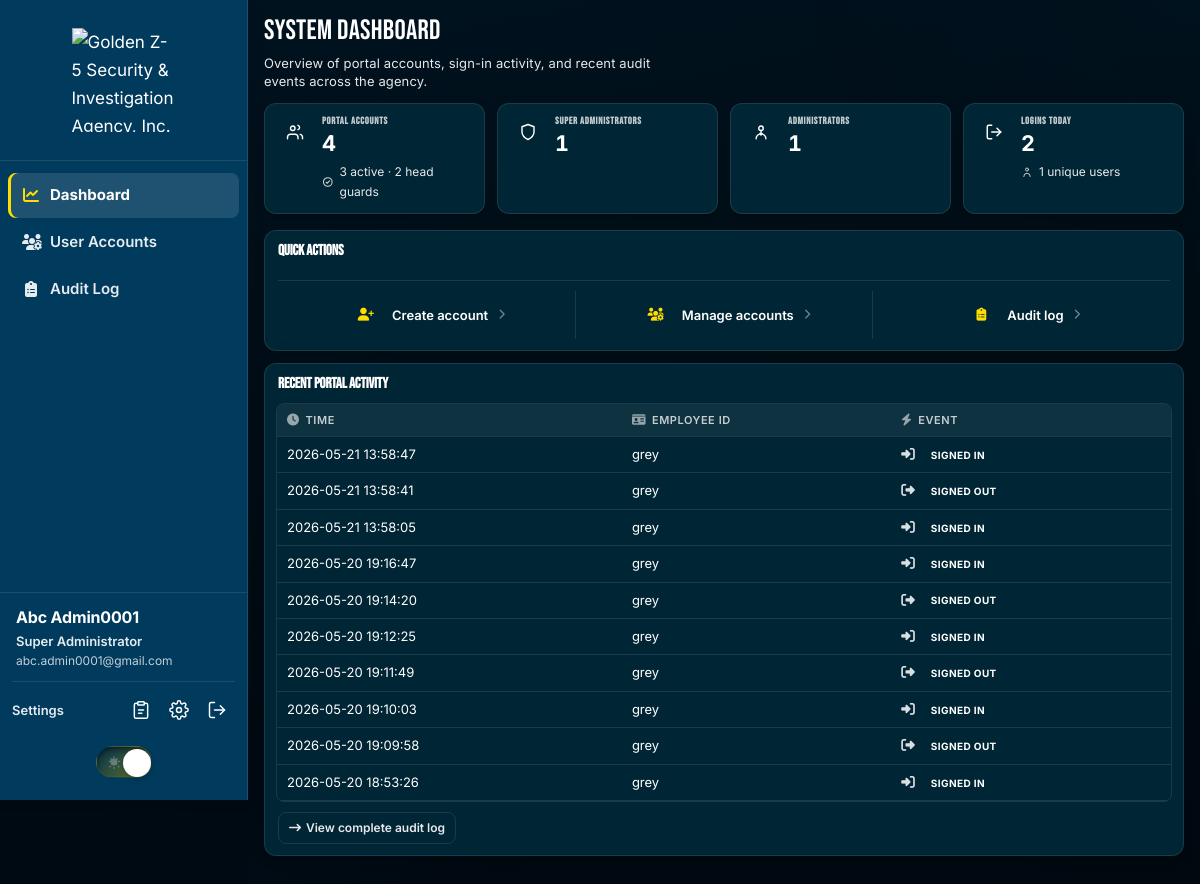
/superadmin/dashboard.php (signed in), run on the app's committed database.
### tables this page shows
CREATE TABLE `users` (
  `Company_ID` varchar(13) NOT NULL,
  `Email` varchar(255) NOT NULL,
  `password_hash` varchar(255) NOT NULL,
  `role_id` tinyint(3) UNSIGNED DEFAULT NULL,
  `role` tinyint(3) UNSIGNED NOT NULL DEFAULT 0 COMMENT '0=headguard,1=admin,2=superadmin',
  `is_active` tinyint(1) NOT NULL DEFAULT 1,
  `failed_login_attempts` tinyint(3) UNSIGNED NOT NULL DEFAULT 0,
  `locked_until` datetime DEFAULT NULL,
  `last_login_at` datetime DEFAULT NULL,
  `password_changed_at` datetime DEFAULT NULL,
  `created_at` timestamp NOT NULL DEFAULT current_timestamp(),
  `updated_at` timestamp NULL DEFAULT current_timestamp() ON UPDATE current_timestamp()
);

CREATE TABLE `recording` (
  `id` int(10) UNSIGNED NOT NULL,
  `Company_ID` varchar(13) DEFAULT NULL,
  `actor_company_id` varchar(13) DEFAULT NULL,
  `Designation` varchar(64) DEFAULT NULL,
  `Event` varchar(20) NOT NULL COMMENT 'LOGIN|LOGOUT',
  `event_detail` varchar(255) DEFAULT NULL,
  `Time_Of_Event` datetime NOT NULL
);

### superadmin/dashboard.php (the view, shortened to what the rows shown need)
<?php
require_once __DIR__ . '/../config/app.php';
require_once __DIR__ . '/../includes/superadmin_accountability.php';
$recentAudit = [];
$auditSql = recording_supports_audit_detail($conn)
    ? 'SELECT Company_ID, Designation, Event, event_detail, Time_Of_Event FROM recording ORDER BY Time_Of_Event DESC LIMIT 10'
    : 'SELECT Company_ID, Designation, Event, Time_Of_Event FROM recording ORDER BY Time_Of_Event DESC LIMIT 10';
$auditResult = $conn->query($auditSql);
if ($auditResult) {
    while ($r = $auditResult->fetch_assoc()) {
        $recentAudit[] = $r;
    }
}
?>
<!DOCTYPE html>
<html lang="en">
<head>
</head>
<body class="light-mode superadmin-portal">
<?php require __DIR__ . '/../includes/superadmin_sidebar.php'; ?>
    <main class="app-main" id="main-content">
        <div class="sa-dashboard">
            <header class="page-header sa-dashboard__hero">
                <h1 class="page-title">System Dashboard</h1>
            </header>
            <section class="card-panel sa-panel sa-panel--toolbar" aria-labelledby="sa-dashboard-quick-heading">
                <div class="sa-panel__head">
                    <h2 id="sa-dashboard-quick-heading" class="panel-title sa-panel__title">Quick actions</h2>
                </div>
            </section>
        <section class="card-panel sa-panel" aria-labelledby="sa-dashboard-activity-heading">
            <h2 id="sa-dashboard-activity-heading" class="panel-title">Recent portal activity</h2>
            <?php if ($recentAudit === []): ?>
                <p class="empty-state"><i class="fa-solid fa-inbox" aria-hidden="true"></i>No audit events recorded yet.</p>
            <?php else: ?>
                <div class="data-table-wrap sa-table-wrap">
                    <table class="data-table">
                        <thead>
                            <tr>
                                <th><i class="fa-solid fa-clock th-icon" aria-hidden="true"></i>Time</th>
                                <th><i class="fa-solid fa-id-card th-icon" aria-hidden="true"></i>Employee ID</th>
                                <th><i class="fa-solid fa-bolt th-icon" aria-hidden="true"></i>Event</th>
                            </tr>
                        </thead>
                        <tbody>
                            <?php foreach ($recentAudit as $entry): ?>
                                <?php
                                $ev = strtoupper((string) ($entry['Event'] ?? ''));
                                $badgeClass = match ($ev) {
                                    'LOGOUT' => 'badge--logout',
                                    'LOGIN' => 'badge--login',
                                    default => 'badge--admin',
                                };
                                ?>
                                <tr>
                                    <td class="mono"><?= e((string) $entry['Time_Of_Event']) ?></td>
                                    <td class="mono"><?= e((string) ($entry['Company_ID'] ?? '—')) ?></td>
                                    <td>
                                        <span class="event-cell">
                                            <i class="fa-solid <?= e(superadmin_event_icon($ev)) ?>" aria-hidden="true"></i>
                                            <span class="badge <?= e($badgeClass) ?>"><?= e(superadmin_event_label($ev)) ?></span>
                                        </span>
                                    </td>
                                </tr>
                            <?php endforeach; ?>
                        </tbody>
                    </table>
                </div>
            <?php endif; ?>
        </section>
        </div>
    </main>
</div>
</body>
</html>

### includes/superadmin_sidebar.php (shortened to what the rows shown need)
<?php
$adminProfile = admin_sidebar_profile();
?>
<aside class="app-sidebar" id="appSidebar" aria-label="Main navigation">
    <div class="sidebar-footer">
        <div class="sidebar-footer-user">
            <span class="sidebar-footer-name"><?= e($adminProfile['name']) ?></span>
            <div class="sidebar-footer-meta">
                <span class="sidebar-footer-role"><?= e($adminProfile['role']) ?></span>
                <span class="sidebar-footer-email" title="<?= e($adminProfile['email']) ?>"><?= e($adminProfile['email']) ?></span>
            </div>
        </div>
    </div>
</aside>
<div class="app-shell">

### data on the page
users: Email+role "Abc Admin0001", Email+role "Super Administrator", Email "abc.admin0001@gmail.com"
recording: Time_Of_Event "2026-05-21 13:58:47", Company_ID "grey", Event "SIGNED IN"
recording: Time_Of_Event "2026-05-21 13:58:41", Company_ID "grey", Event "SIGNED OUT"
recording: Time_Of_Event "2026-05-21 13:58:05", Company_ID "grey", Event "SIGNED IN"
recording: Time_Of_Event "2026-05-20 19:16:47", Company_ID "grey", Event "SIGNED IN"
recording: Time_Of_Event "2026-05-20 19:14:20", Company_ID "grey", Event "SIGNED OUT"
recording: Time_Of_Event "2026-05-20 19:12:25", Company_ID "grey", Event "SIGNED IN"
recording: Time_Of_Event "2026-05-20 19:11:49", Company_ID "grey", Event "SIGNED OUT"
recording: Time_Of_Event "2026-05-20 19:10:03", Company_ID "grey", Event "SIGNED IN"
recording: Time_Of_Event "2026-05-20 19:09:58", Company_ID "grey", Event "SIGNED OUT"
recording: Time_Of_Event "2026-05-20 18:53:26", Company_ID "grey", Event "SIGNED IN"

### other printed values
$userCounts['total'] "4"
$userCounts['active'] "3"
$userCounts['guard'] "2"
$userCounts['superadmin'] "1"
$userCounts['admin'] "1"
$loginsToday "2"
$uniqueLoginsToday "1"
